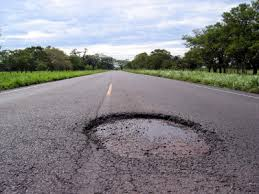
#> input picture Deep Blue/test images/pot12.jfif, 259 x 194 px
$ jupyter execute sucess11.ipynb   (older library calls are emulated)
#> lines starting #> are read from the running program, lines starting #| are printed output that depends on the picture; after the words box and inside, x2 and y2 are one past the last pixel; in counts of white or black regions, pixels touching at a corner belong together
[cell 1]
import numpy as np
import imutils
import cv2
from matplotlib import pyplot as plt

img = cv2.imread('test images/pot12.jfif')#pot07,img22.jfif,p77,pot01.jfif,pot02.jpg,pot06.jfif
#> img is the input picture: shape (194, 259, 3); mean B, G, R 133.8, 130.6, 131.8
img33=img


plt.imshow(img33),
plt.show()
mask = np.zeros(img.shape[:2],np.uint8)

bgdModel = np.zeros((1,65),np.float64)
fgdModel = np.zeros((1,65),np.float64)

# rect = (50,50,450,290)
rect = (50,50,220,150)
cv2.grabCut(img,mask,rect,bgdModel,fgdModel,5,cv2.GC_INIT_WITH_RECT)

mask2 = np.where((mask==2)|(mask==0),0,1).astype('uint8')
img = img*mask2[:,:,np.newaxis]
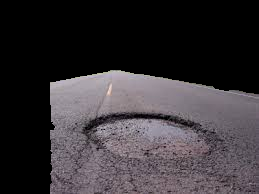
#> img: shape (194, 259, 3); mean B, G, R 55.3, 51.6, 56.2

plt.imshow(img),
plt.show()
# img = cv2.imread('pot02.jpg',1)
# edges = cv2.Canny(img,100,200)

image3=img
gray = cv2.cvtColor(image3, cv2.COLOR_BGR2GRAY)
gray = cv2.GaussianBlur(gray, (5, 5), 0)
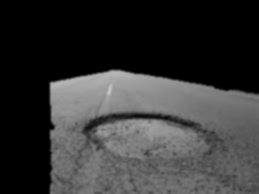
#> gray: shape (194, 259); min 0, max 199, mean 53.4

# threshold the image, then perform a series of erosions +
# dilations to remove any small regions of noise
thresh = cv2.threshold(gray, 45, 255, cv2.THRESH_BINARY)[1]
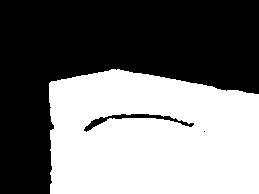
#> thresh: shape (194, 259); 46.5% white; 1 white region, box (x1, y1, x2, y2) and area: (49, 69, 259, 194) 23375
thresh = cv2.erode(thresh, None, iterations=2)
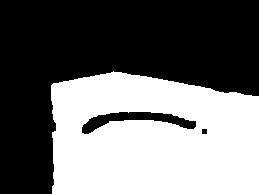
#> thresh: shape (194, 259); 43.8% white; 1 white region, box (x1, y1, x2, y2) and area: (51, 71, 259, 194) 22006
thresh = cv2.dilate(thresh, None, iterations=2)
#> thresh: shape (194, 259); 46.5% white; 1 white region

# find contours in thresholded image, then grab the largest
# one
cnts = cv2.findContours(thresh.copy(), cv2.RETR_EXTERNAL,cv2.CHAIN_APPROX_SIMPLE)
#> cnts = 1 contour; box (x1, y1, x2, y2) and area: (49, 69, 259, 194) 23484
cnts = cnts[0] if imutils.is_cv2() else cnts[1]
c = max(cnts, key=cv2.contourArea)
#> c = contour of 108 points, box (x1, y1, x2, y2) (49, 69, 259, 194), area 23484
extLeft = tuple(c[c[:, :, 0].argmin()][0])
#> extLeft = (49, 83)
extRight = tuple(c[c[:, :, 0].argmax()][0])
#> extRight = (258, 193)
extTop = tuple(c[c[:, :, 1].argmin()][0])
#> extTop = (111, 69)
extBot = tuple(c[c[:, :, 1].argmax()][0])
#> extBot = (50, 193)
# draw the outline of the object, then draw each of the
# extreme points, where the left-most is red, right-most
# is green, top-most is blue, and bottom-most is teal
cv2.drawContours(image3, [c], -1, (0, 255, 255), 2)
cv2.circle(image3, extLeft, 8, (0, 0, 255), -1)
cv2.circle(image3, extRight, 8, (0, 255, 0), -1)
#> image3: shape (194, 259, 3); mean B, G, R 52.4, 57.3, 62.3
cv2.circle(image3, extTop, 8, (255, 0, 0), -1)
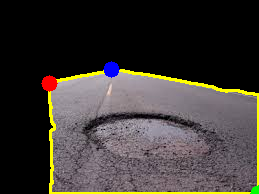
#> image3: shape (194, 259, 3); mean B, G, R 53.2, 56.8, 61.8
cv2.circle(image3, extBot, 8, (255, 255, 0), -1)
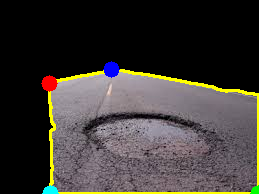
#> image3: shape (194, 259, 3); 0.21% of pixels changed, all inside (x1, y1, x2, y2) = (42, 185, 59, 194)

# [5 lines of commented-out code are left out]
plt.imshow(image3)
# plt.hist(image3.ravel(),256,[0,256]); plt.show()

$ run again, with Deep Blue/test images/img22.jfif copied over Deep Blue/test images/pot12.jfif
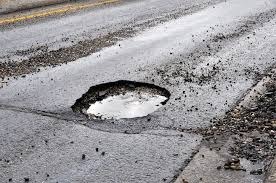
#> input picture Deep Blue/test images/img22.jfif, 276 x 183 px
#> img is the input picture: shape (183, 276, 3); mean B, G, R 152.1, 149.4, 151.4
#> `thresh = cv2.dilate(thresh, None, iterations=2)`:
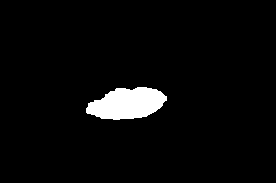
#> thresh: shape (183, 276); 3.8% white; 1 white region
#> cnts = 1 contour; box (x1, y1, x2, y2) and area: (86, 87, 167, 120) 1820
#> c = contour of 69 points, box (x1, y1, x2, y2) (86, 87, 167, 120), area 1820
#> extLeft = (86, 108)
#> extRight = (166, 100)
#> extTop = (137, 87)
#> extBot = (113, 119)
#> `cv2.circle(image3, extBot, 8, (255, 255, 0), -1)`:
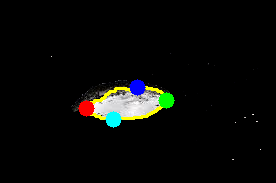
#> image3: shape (183, 276, 3); mean B, G, R 7.6, 9.7, 8.7

$ run again, with Deep Blue/test images/pot01.jfif copied over Deep Blue/test images/pot12.jfif
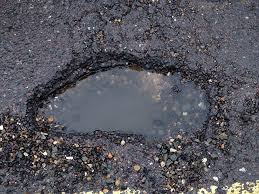
#> input picture Deep Blue/test images/pot01.jfif, 259 x 194 px
#> img is the input picture: shape (194, 259, 3); mean B, G, R 94.5, 86.7, 87.3
#> `thresh = cv2.dilate(thresh, None, iterations=2)`:
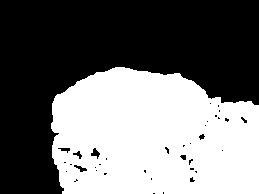
#> thresh: shape (194, 259); 44.5% white; 1 white region
#> cnts = 1 contour; box (x1, y1, x2, y2) and area: (51, 67, 259, 194) 22361
#> c = contour of 151 points, box (x1, y1, x2, y2) (51, 67, 259, 194), area 22361
#> extLeft = (51, 123)
#> extRight = (258, 193)
#> extTop = (115, 67)
#> extBot = (62, 193)
#> `cv2.circle(image3, extBot, 8, (255, 255, 0), -1)`:
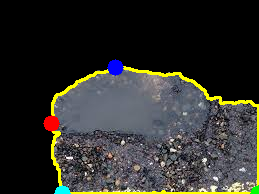
#> image3: shape (194, 259, 3); mean B, G, R 43.8, 47.7, 47.8

$ run again, with Deep Blue/test images/pot02.jpg saved as Deep Blue/test images/pot12.jfif
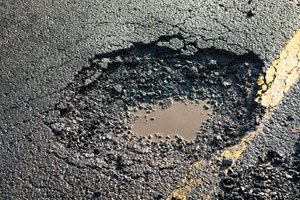
#> input picture Deep Blue/test images/pot02.jpg, 300 x 200 px
#> img is the input picture: shape (200, 300, 3); mean B, G, R 99.5, 103.9, 104
#> `thresh = cv2.dilate(thresh, None, iterations=2)`:
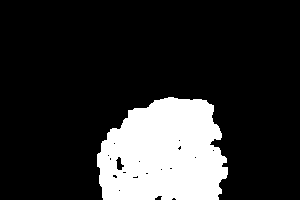
#> thresh: shape (200, 300); 18.1% white; 1 white region
#> cnts = 1 contour; box (x1, y1, x2, y2) and area: (97, 97, 228, 200) 10715
#> c = contour of 155 points, box (x1, y1, x2, y2) (97, 97, 228, 200), area 10715
#> extLeft = (97, 154)
#> extRight = (227, 174)
#> extTop = (168, 97)
#> extBot = (103, 199)
#> `cv2.circle(image3, extBot, 8, (255, 255, 0), -1)`:
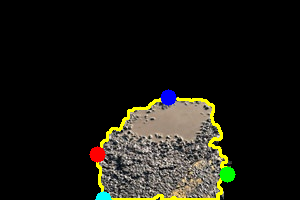
#> image3: shape (200, 300, 3); mean B, G, R 19.1, 25.5, 26.4
